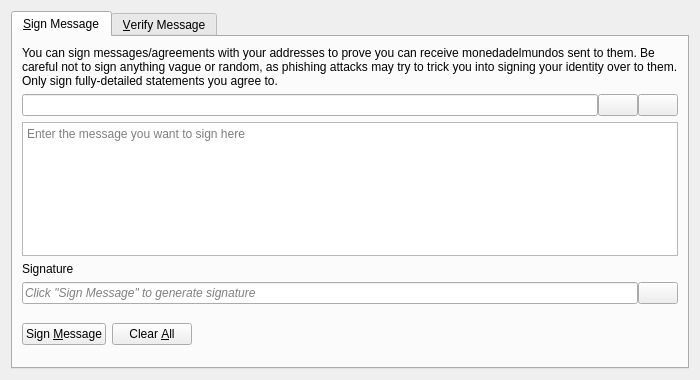
<?xml version="1.0" encoding="UTF-8"?>
<ui version="4.0">
 <class>SignVerifyMessageDialog</class>
 <widget class="QDialog" name="SignVerifyMessageDialog">
  <property name="geometry">
   <rect>
    <x>0</x>
    <y>0</y>
    <width>700</width>
    <height>380</height>
   </rect>
  </property>
  <property name="windowTitle">
   <string>Signatures - Sign / Verify a Message</string>
  </property>
  <property name="modal">
   <bool>true</bool>
  </property>
  <layout class="QVBoxLayout" name="verticalLayout">
   <item>
    <widget class="QTabWidget" name="tabWidget">
     <property name="currentIndex">
      <number>0</number>
     </property>
     <widget class="QWidget" name="tabSignMessage">
      <attribute name="title">
       <string>&amp;Sign Message</string>
      </attribute>
      <layout class="QVBoxLayout" name="verticalLayout_SM">
       <item>
        <widget class="QLabel" name="infoLabel_SM">
         <property name="text">
          <string>You can sign messages/agreements with your addresses to prove you can receive monedadelmundos sent to them. Be careful not to sign anything vague or random, as phishing attacks may try to trick you into signing your identity over to them. Only sign fully-detailed statements you agree to.</string>
         </property>
         <property name="textFormat">
          <enum>Qt::PlainText</enum>
         </property>
         <property name="wordWrap">
          <bool>true</bool>
         </property>
        </widget>
       </item>
       <item>
        <layout class="QHBoxLayout" name="horizontalLayout_1_SM">
         <property name="spacing">
          <number>0</number>
         </property>
         <item>
          <widget class="QValidatedLineEdit" name="addressIn_SM">
           <property name="toolTip">
            <string>The MonedaDelMundo address to sign the message with</string>
           </property>
          </widget>
         </item>
         <item>
          <widget class="QPushButton" name="addressBookButton_SM">
           <property name="toolTip">
            <string>Choose previously used address</string>
           </property>
           <property name="text">
            <string/>
           </property>
           <property name="icon">
            <iconset resource="../monedadelmundo.qrc">
             <normaloff>:/icons/address-book</normaloff>:/icons/address-book</iconset>
           </property>
           <property name="shortcut">
            <string>Alt+A</string>
           </property>
           <property name="autoDefault">
            <bool>false</bool>
           </property>
          </widget>
         </item>
         <item>
          <widget class="QPushButton" name="pasteButton_SM">
           <property name="toolTip">
            <string>Paste address from clipboard</string>
           </property>
           <property name="text">
            <string/>
           </property>
           <property name="icon">
            <iconset resource="../monedadelmundo.qrc">
             <normaloff>:/icons/editpaste</normaloff>:/icons/editpaste</iconset>
           </property>
           <property name="shortcut">
            <string>Alt+P</string>
           </property>
           <property name="autoDefault">
            <bool>false</bool>
           </property>
          </widget>
         </item>
        </layout>
       </item>
       <item>
        <widget class="QPlainTextEdit" name="messageIn_SM">
         <property name="toolTip">
          <string>Enter the message you want to sign here</string>
         </property>
         <property name="placeholderText">
          <string>Enter the message you want to sign here</string>
         </property>
        </widget>
       </item>
       <item>
        <widget class="QLabel" name="signatureLabel_SM">
         <property name="text">
          <string>Signature</string>
         </property>
         <property name="textFormat">
          <enum>Qt::PlainText</enum>
         </property>
        </widget>
       </item>
       <item>
        <layout class="QHBoxLayout" name="horizontalLayout_2_SM">
         <property name="spacing">
          <number>0</number>
         </property>
         <item>
          <widget class="QLineEdit" name="signatureOut_SM">
           <property name="placeholderText">
            <string>Click "Sign Message" to generate signature</string>
           </property>
           <property name="font">
            <font>
             <italic>true</italic>
            </font>
           </property>
           <property name="readOnly">
            <bool>true</bool>
           </property>
          </widget>
         </item>
         <item>
          <widget class="QPushButton" name="copySignatureButton_SM">
           <property name="toolTip">
            <string>Copy the current signature to the system clipboard</string>
           </property>
           <property name="text">
            <string/>
           </property>
           <property name="icon">
            <iconset resource="../monedadelmundo.qrc">
             <normaloff>:/icons/editcopy</normaloff>:/icons/editcopy</iconset>
           </property>
           <property name="autoDefault">
            <bool>false</bool>
           </property>
          </widget>
         </item>
        </layout>
       </item>
       <item>
        <layout class="QHBoxLayout" name="horizontalLayout_3_SM">
         <item>
          <widget class="QPushButton" name="signMessageButton_SM">
           <property name="toolTip">
            <string>Sign the message to prove you own this MonedaDelMundo address</string>
           </property>
           <property name="text">
            <string>Sign &amp;Message</string>
           </property>
           <property name="icon">
            <iconset resource="../monedadelmundo.qrc">
             <normaloff>:/icons/edit</normaloff>:/icons/edit</iconset>
           </property>
           <property name="autoDefault">
            <bool>false</bool>
           </property>
          </widget>
         </item>
         <item>
          <widget class="QPushButton" name="clearButton_SM">
           <property name="toolTip">
            <string>Reset all sign message fields</string>
           </property>
           <property name="text">
            <string>Clear &amp;All</string>
           </property>
           <property name="icon">
            <iconset resource="../monedadelmundo.qrc">
             <normaloff>:/icons/remove</normaloff>:/icons/remove</iconset>
           </property>
           <property name="autoDefault">
            <bool>false</bool>
           </property>
          </widget>
         </item>
         <item>
          <spacer name="horizontalSpacer_1_SM">
           <property name="orientation">
            <enum>Qt::Horizontal</enum>
           </property>
           <property name="sizeHint" stdset="0">
            <size>
             <width>40</width>
             <height>48</height>
            </size>
           </property>
          </spacer>
         </item>
         <item>
          <widget class="QLabel" name="statusLabel_SM">
           <property name="font">
            <font>
             <weight>75</weight>
             <bold>true</bold>
            </font>
           </property>
           <property name="text">
            <string/>
           </property>
           <property name="wordWrap">
            <bool>true</bool>
           </property>
          </widget>
         </item>
         <item>
          <spacer name="horizontalSpacer_2_SM">
           <property name="orientation">
            <enum>Qt::Horizontal</enum>
           </property>
           <property name="sizeHint" stdset="0">
            <size>
             <width>40</width>
             <height>48</height>
            </size>
           </property>
          </spacer>
         </item>
        </layout>
       </item>
      </layout>
     </widget>
     <widget class="QWidget" name="tabVerifyMessage">
      <attribute name="title">
       <string>&amp;Verify Message</string>
      </attribute>
      <layout class="QVBoxLayout" name="verticalLayout_VM">
       <item>
        <widget class="QLabel" name="infoLabel_VM">
         <property name="text">
          <string>Enter the receiver's address, message (ensure you copy line breaks, spaces, tabs, etc. exactly) and signature below to verify the message. Be careful not to read more into the signature than what is in the signed message itself, to avoid being tricked by a man-in-the-middle attack. Note that this only proves the signing party receives with the address, it cannot prove sendership of any transaction!</string>
         </property>
         <property name="textFormat">
          <enum>Qt::PlainText</enum>
         </property>
         <property name="alignment">
          <set>Qt::AlignLeading|Qt::AlignLeft|Qt::AlignTop</set>
         </property>
         <property name="wordWrap">
          <bool>true</bool>
         </property>
        </widget>
       </item>
       <item>
        <layout class="QHBoxLayout" name="horizontalLayout_1_VM">
         <property name="spacing">
          <number>0</number>
         </property>
         <item>
          <widget class="QValidatedLineEdit" name="addressIn_VM">
           <property name="toolTip">
            <string>The MonedaDelMundo address the message was signed with</string>
           </property>
          </widget>
         </item>
         <item>
          <widget class="QPushButton" name="addressBookButton_VM">
           <property name="toolTip">
            <string>Choose previously used address</string>
           </property>
           <property name="text">
            <string/>
           </property>
           <property name="icon">
            <iconset resource="../monedadelmundo.qrc">
             <normaloff>:/icons/address-book</normaloff>:/icons/address-book</iconset>
           </property>
           <property name="shortcut">
            <string>Alt+A</string>
           </property>
           <property name="autoDefault">
            <bool>false</bool>
           </property>
          </widget>
         </item>
        </layout>
       </item>
       <item>
        <widget class="QPlainTextEdit" name="messageIn_VM">
          <property name="toolTip">
            <string>The signed message to verify</string>
          </property>
          <property name="placeholderText">
            <string>The signed message to verify</string>
          </property>
        </widget>
       </item>
       <item>
        <widget class="QValidatedLineEdit" name="signatureIn_VM">
          <property name="toolTip">
            <string>The signature given when the message was signed</string>
          </property>
          <property name="placeholderText">
            <string>The signature given when the message was signed</string>
          </property>
        </widget>
       </item>
       <item>
        <layout class="QHBoxLayout" name="horizontalLayout_2_VM">
         <item>
          <widget class="QPushButton" name="verifyMessageButton_VM">
           <property name="toolTip">
            <string>Verify the message to ensure it was signed with the specified MonedaDelMundo address</string>
           </property>
           <property name="text">
            <string>Verify &amp;Message</string>
           </property>
           <property name="icon">
            <iconset resource="../monedadelmundo.qrc">
             <normaloff>:/icons/transaction_0</normaloff>:/icons/transaction_0</iconset>
           </property>
           <property name="autoDefault">
            <bool>false</bool>
           </property>
          </widget>
         </item>
         <item>
          <widget class="QPushButton" name="clearButton_VM">
           <property name="toolTip">
            <string>Reset all verify message fields</string>
           </property>
           <property name="text">
            <string>Clear &amp;All</string>
           </property>
           <property name="icon">
            <iconset resource="../monedadelmundo.qrc">
             <normaloff>:/icons/remove</normaloff>:/icons/remove</iconset>
           </property>
           <property name="autoDefault">
            <bool>false</bool>
           </property>
          </widget>
         </item>
         <item>
          <spacer name="horizontalSpacer_1_VM">
           <property name="orientation">
            <enum>Qt::Horizontal</enum>
           </property>
           <property name="sizeHint" stdset="0">
            <size>
             <width>40</width>
             <height>48</height>
            </size>
           </property>
          </spacer>
         </item>
         <item>
          <widget class="QLabel" name="statusLabel_VM">
           <property name="font">
            <font>
             <weight>75</weight>
             <bold>true</bold>
            </font>
           </property>
           <property name="text">
            <string/>
           </property>
           <property name="wordWrap">
            <bool>true</bool>
           </property>
          </widget>
         </item>
         <item>
          <spacer name="horizontalSpacer_2_VM">
           <property name="orientation">
            <enum>Qt::Horizontal</enum>
           </property>
           <property name="sizeHint" stdset="0">
            <size>
             <width>40</width>
             <height>48</height>
            </size>
           </property>
          </spacer>
         </item>
        </layout>
       </item>
      </layout>
     </widget>
    </widget>
   </item>
  </layout>
 </widget>
 <customwidgets>
  <customwidget>
   <class>QValidatedLineEdit</class>
   <extends>QLineEdit</extends>
   <header>qt/qvalidatedlineedit.h</header>
  </customwidget>
 </customwidgets>
 <resources>
  <include location="../monedadelmundo.qrc"/>
 </resources>
 <connections/>
</ui>
